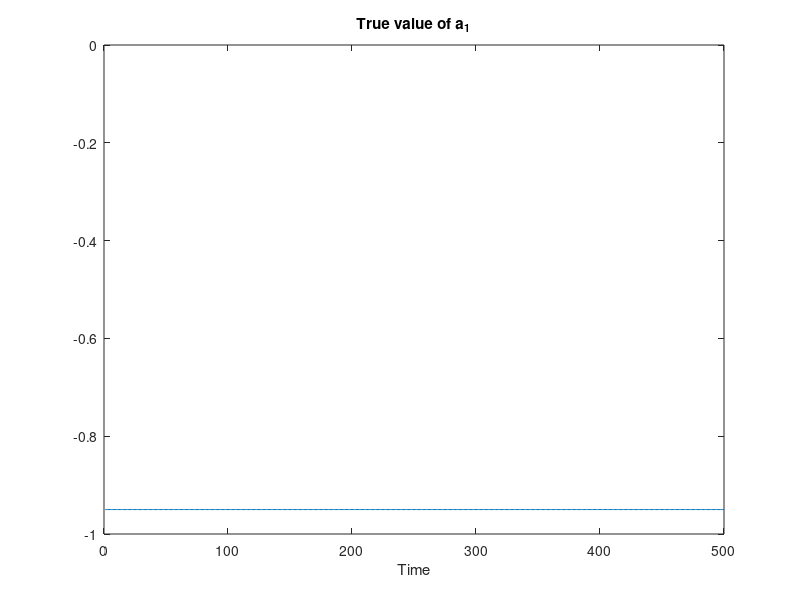
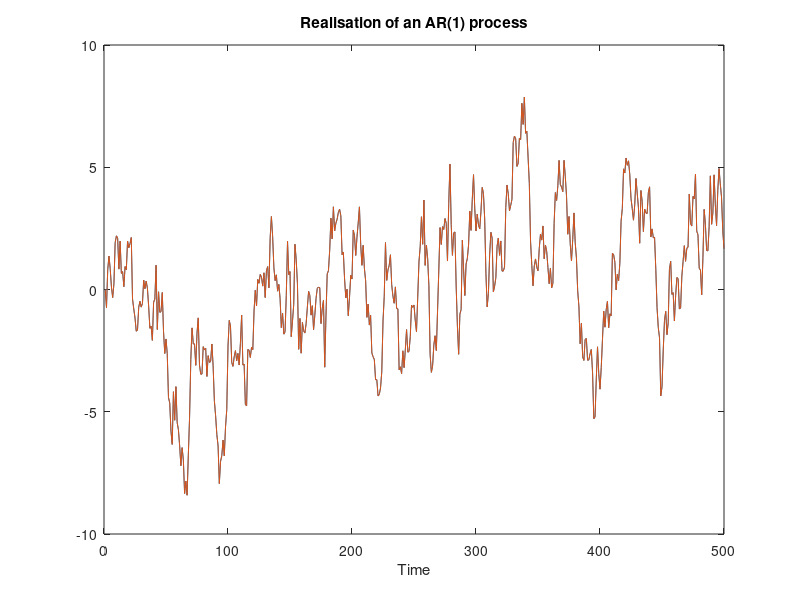

Source code (MATLAB) for these figures, in order: (Note: this script raises an error after producing the figures.)
%
% Time series analysis
% Lund University
%
% Example code 21: State space model of an AR(1) process with unknown a1
% parameter (see also examples 8.3 and 8.9). 
%
% Reference: 
%   "An Introduction to Time Series Modeling", 4th ed, by Andreas Jakobsson
%   Studentlitteratur, 2021
%
clear; clc;
close all;
addpath('../functions', '../data')              % Add this line to update the path

% Simulate an AR(1) process.
rng(1)                                          % Set the seed (just done for the lecture!)
N  = 500;
A0_start = -0.95;
A0_stop  = -0.45;
A1 = linspace( A0_start,A0_start, N);
%A1(N/2:end) = A0_stop;                         % Abruptly change a_1.
y = zeros(N,1);
e = randn( N, 1 );
for k=2:N                                       % Implement filter by hand to allow a1 to change.
    y(k) = e(k) - A1(k)*y(k-1);
end

% Show the a_1 value over time.
figure 
plot( A1 )
title('True value of a_1')
xlabel('Time')
ylim([-1 0])

% Set the state as the "unknown" parameter a1 (for now, treated as known).
A  = 1; 
B  = 1;
xt = A0_start;
ys = zeros(N,1);
for t=2:N
    C     = [ -y(t-1) ];                        % The C matrix is now time-varying.    
    xt    = A*xt;
    ys(t) = C*xt + e(t);
end

figure
plot( [y ys] )
title('Realisation of an AR(1) process')
xlabel('Time')
legend('Transfer function form', 'State space form', 'Location','SW')


%% What if we do not know a1?
% Construct a Kalman filter to estimate a_1 (see theorem 8.7). Try
% modifying Re and Rw to see how these affect the estimate (make large 
% changes). Also try different intial covariance matrices - what does it
% mean if you select this "small" or "large"?
Rw    = 1e-1;                                   % Measurement noise covariance matrix, R_w
Re    = 1e-6;                                   % System noise covariance matrix, R_e
Rx_t1 = 1;                                      % Initial covariance matrix, R_{1|0}^{x,x}
xt    = zeros(1,N);                             % Estimated states. Intial state, x_{1|0} = 0.
yhat  = zeros(N,1);                             % Estimated output.
for t=2:N                                       % We use t-1, so start at t=2.
    % Update the predicted state and the time-varying state vector.
    x_t1 = A*xt(:,t-1);                         % x_{t|t-1} = A x_{t-1|t-1}
    C    = [ -y(t-1) ];     
    
    % Update the parameter estimates.
    Ry = C*Rx_t1*C' + Rw;                       % R_{t|t-1}^{y,y} = C R_{t|t-1}^{x,x} + Rw
    Kt = Rx_t1*C'/Ry;                           % K_t = R^{x,x}_{t|t-1} C^T inv( R_{t|t-1}^{y,y} )
    yhat(t) = C*x_t1;                           % \hat{y}_{t|t-1} = Cx_{t|t-1}
    xt(:,t) = x_t1 + Kt*( y(t)-yhat(t) );       % x_{t|t}= x_{t|t-1} + K_t ( y_t - \hat{y}_{t|t-1} ) 

    % Update the covariance matrix estimates.
    Rx_t  = Rx_t1 - Kt*Ry*Kt';                  % R^{x,x}_{t|t} = R^{x,x}_{t|t-1} - K_t R_{t|t-1}^{y,y} K_t^T
    Rx_t1 = A*Rx_t*A' + Re;                     % R^{x,x}_{t+1|t} = A R^{x,x}_{t|t} A^T + Re
end

% Show the estimated a1 parameter.
figure
plot( xt )
line([1 N/2], [A0_start A0_start], 'Color','red','LineStyle',':')
line([N/2 N/2+1], [A0_start A1(N/2+1)], 'Color','red','LineStyle',':')
line([N/2+1 N], [A1(N/2+1) A1(N/2+1)], 'Color','red','LineStyle',':')
title(sprintf('Estimated parameter, a_1, with Re = %7.6f and Rw = %4.3f', Re, Rw))
legend('Estimated a_1', 'True a_1', 'Location','NW')
xlabel('Time')


%% Show the one-step prediction. 
figure
plot( [y yhat] )
title('One-step prediction using the Kalman filter')
xlabel('Time')
legend('Realisation', 'Kalman estimate', 'Location','SW')


%% How good is this prediction?
ey = y-yhat;
ey = ey(100:end);                               % Ignore the initial values to let the filter converge first.
checkIfWhite( ey );

[~, pacfEst] = plotACFnPACF( ey, 40, 'Kalman prediction' );
checkIfNormal( pacfEst(2:end), 'PACF' );

